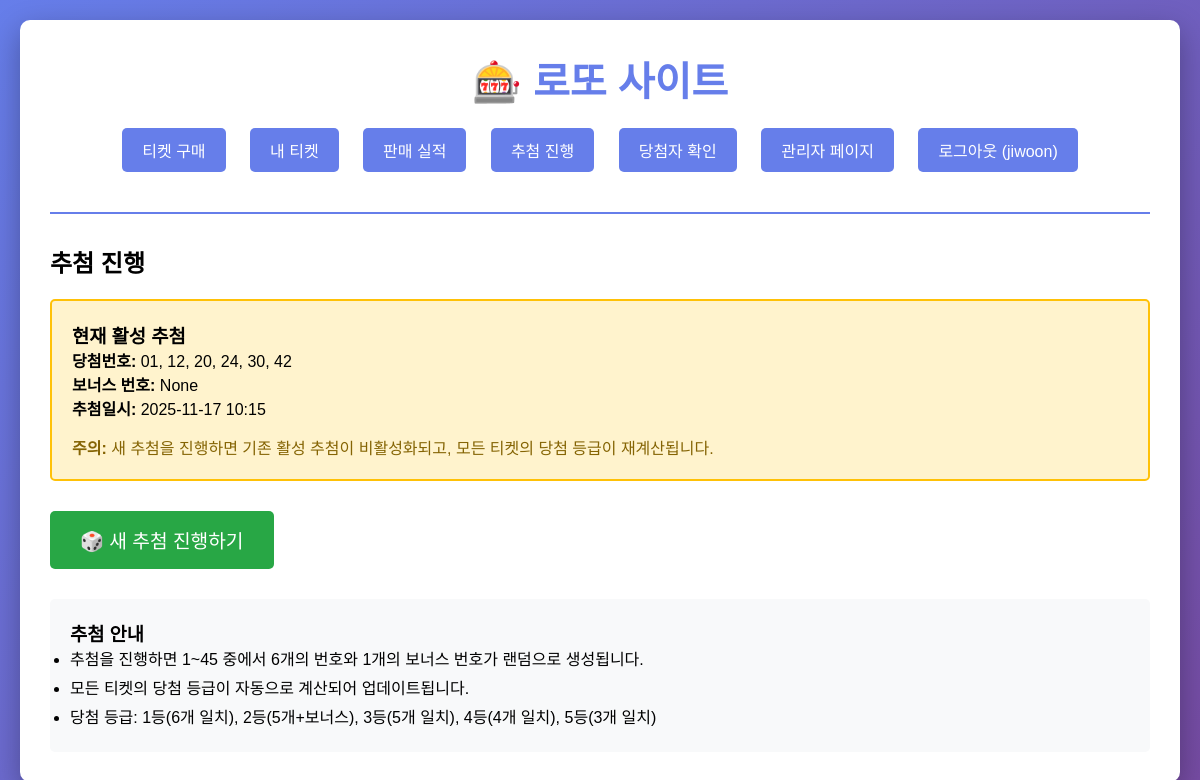
Screenshot of /lotto/admin/draw/ (signed in) with the database file from the repository.
### lotto/models.py (models this page shows, shortened)
class Draw(models.Model):
    numbers = models.CharField(max_length=100, verbose_name='당첨 번호')  # 당첨 번호 "1,2,3,4,5,6"
    bonus_number = models.IntegerField(null=True, blank=True, verbose_name='보너스 번호')
    drawn_at = models.DateTimeField(auto_now_add=True, null=True, blank=True, verbose_name='추첨일시')
    is_active = models.BooleanField(default=True, verbose_name='활성화')
    class Meta:
        verbose_name = '로또 당첨번호'
        verbose_name_plural = '로또 당첨번호'
        ordering = ['-drawn_at']

### lotto/views.py (the view, shortened to what this page needs)
# urls.py: path("admin/draw/", views.admin_draw, name="admin_draw"),
@user_passes_test(is_admin)
def admin_draw(request):
    active_draw = Draw.objects.filter(is_active=True).first()
    return render(request, "lotto/admin_draw.html", {
        "active_draw": active_draw,
    })

### lotto/views.py (called while the page is built)
def is_admin(user):
    return user.is_superuser

### lotto/templates/lotto/admin_draw.html (shortened to what this page needs)
{% extends "lotto/base.html" %}
{% block content %}
<h2>추첨 진행</h2>
{% if active_draw %}
    <div style="background: #fff3cd; padding: 20px; border-radius: 5px; margin: 20px 0; border: 2px solid #ffc107;">
        <h3>현재 활성 추첨</h3>
        <p><strong>당첨번호:</strong> {{ active_draw.numbers }}</p>
        <p><strong>보너스 번호:</strong> {{ active_draw.bonus_number }}</p>
        <p><strong>추첨일시:</strong> {{ active_draw.drawn_at|date:"Y-m-d H:i" }}</p>
        <p style="margin-top: 15px; color: #856404;">
            <strong>주의:</strong> 새 추첨을 진행하면 기존 활성 추첨이 비활성화되고, 모든 티켓의 당첨 등급이 재계산됩니다.
        </p>
    </div>
{% else %}
    <div style="background: #d1ecf1; padding: 20px; border-radius: 5px; margin: 20px 0;">
        <p>아직 추첨이 진행되지 않았습니다. 새 추첨을 진행해주세요.</p>
    </div>
{% endif %}
<div style="margin: 30px 0;">
    <form method="post" onsubmit="return confirm('정말로 새 추첨을 진행하시겠습니까? 기존 활성 추첨이 비활성화됩니다.');">
        <button type="submit" class="btn btn-success" style="font-size: 1.2em; padding: 15px 30px;">
            🎲 새 추첨 진행하기
        </button>
    </form>
</div>
<div style="background: #f8f9fa; padding: 20px; border-radius: 5px; margin-top: 30px;">
    <h3>추첨 안내</h3>
    <ul style="line-height: 1.8;">
        <li>추첨을 진행하면 1~45 중에서 6개의 번호와 1개의 보너스 번호가 랜덤으로 생성됩니다.</li>
        <li>모든 티켓의 당첨 등급이 자동으로 계산되어 업데이트됩니다.</li>
        <li>당첨 등급: 1등(6개 일치), 2등(5개+보너스), 3등(5개 일치), 4등(4개 일치), 5등(3개 일치)</li>
    </ul>
</div>
{% endblock %}

### lotto/templates/lotto/base.html (shortened to what this page needs)
<!DOCTYPE html>
<html lang="ko">
<head>
</head>
<body>
    <div class="container">
        <header>
            <h1><a href="{% url 'home' %}" style="text-decoration: none; color: #667eea;">🎰 로또 사이트</a></h1>
            <nav>
                {% if user.is_authenticated %}
                    <a href="{% url 'buy_ticket' %}">티켓 구매</a>
                    <a href="{% url 'my_tickets' %}">내 티켓</a>
                    {% if user.is_superuser %}
                        <a href="{% url 'admin_sales' %}">판매 실적</a>
                        <a href="{% url 'admin_draw' %}">추첨 진행</a>
                        <a href="{% url 'admin_winners' %}">당첨자 확인</a>
                        <a href="/admin/">관리자 페이지</a>
                    {% elif user.is_staff %}
                        <a href="/admin/">관리자 페이지</a>
                    {% endif %}
                    <a href="{% url 'logout' %}">로그아웃 ({{ user.username }})</a>
                {% else %}
                    <a href="{% url 'login' %}">로그인</a>
                    <a href="{% url 'signup' %}">회원가입</a>
                {% endif %}
            </nav>
        </header>
        <main>
            {% block content %}{% endblock %}
        </main>
    </div>
</body>
</html>

### lotto/templates/lotto/base.html (style rules this page uses)
* { margin: 0; padding: 0; box-sizing: border-box; }
body { font-family: 'Malgun Gothic', sans-serif; background: linear-gradient(135deg, #667eea 0%, #764ba2 100%); min-height: 100vh; padding: 20px; }
.container { max-width: 1200px; margin: 0 auto; background: white; border-radius: 10px; box-shadow: 0 10px 30px rgba(0,0,0,0.3); padding: 30px; }
header { text-align: center; margin-bottom: 30px; padding-bottom: 20px; border-bottom: 2px solid #667eea; }
h1 { color: #667eea; font-size: 2.5em; margin-bottom: 10px; }
nav { margin: 20px 0; }
nav a { display: inline-block; margin: 0 10px; padding: 10px 20px; background: #667eea; color: white; text-decoration: none; border-radius: 5px; transition: background 0.3s; }
.btn { display: inline-block; padding: 12px 24px; background: #667eea; color: white; text-decoration: none; border-radius: 5px; border: none; cursor: pointer; font-size: 16px; transition: background 0.3s; }
.btn-success { background: #28a745; }

### rows the page displays
Draw: numbers "01, 12, 20, 24, 30, 42", bonus_number "None", drawn_at "2025-11-17 10:15"

### other values shown
{{ user.username }} "jiwoon"
